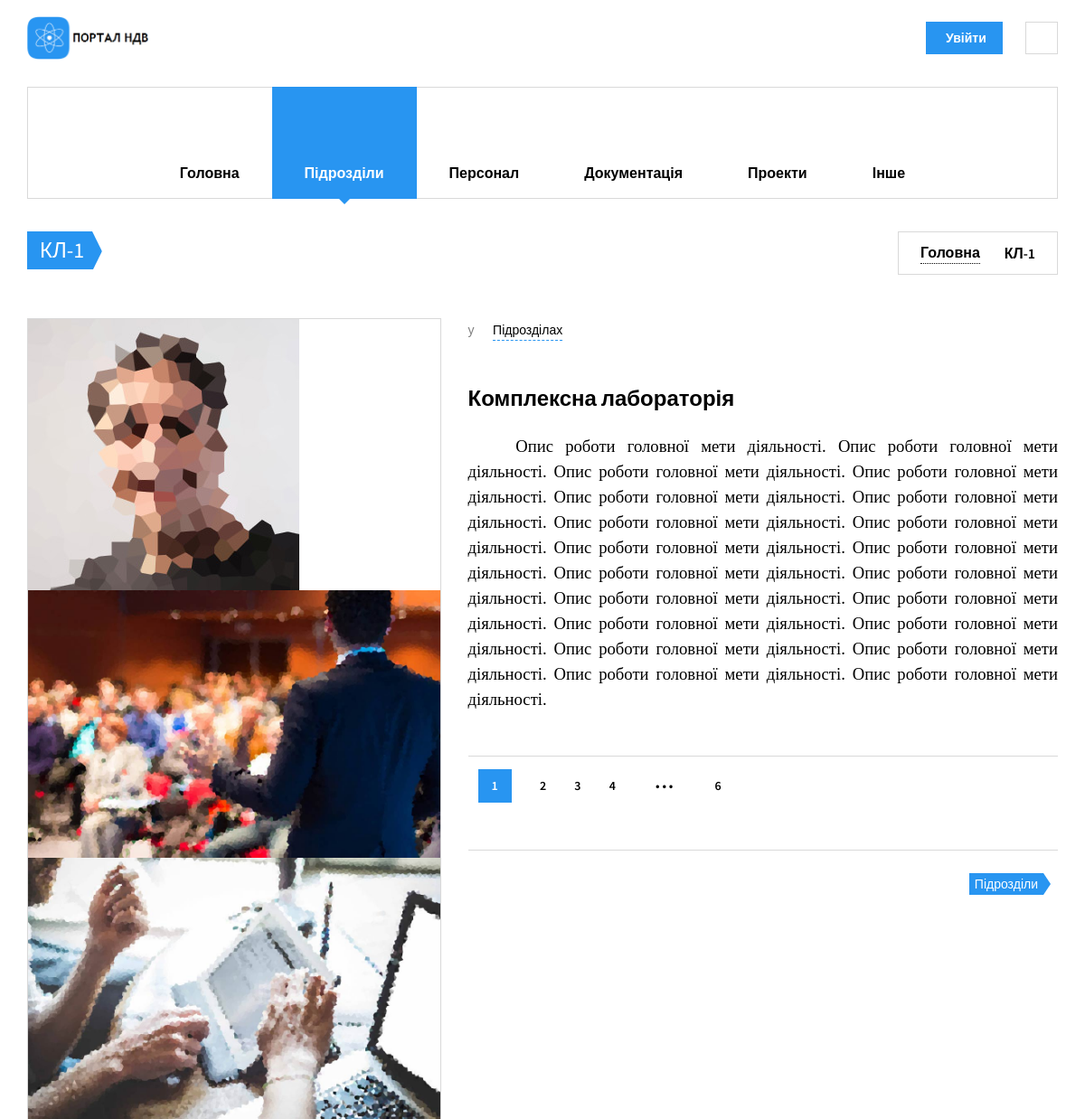
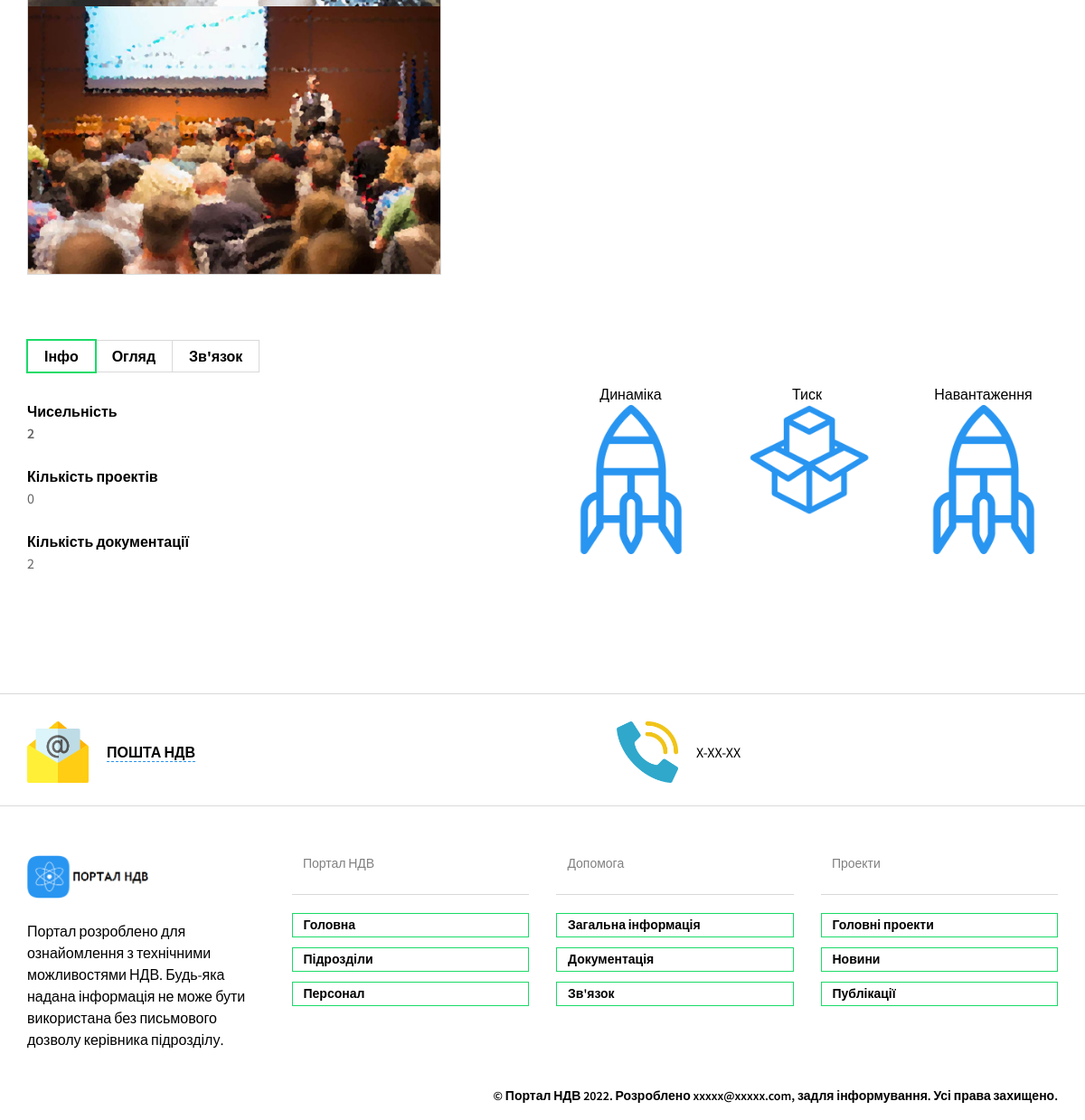
The page /divisions/division/kl-1/ on the database its author committed (2 pictures, top to bottom).
### divisions/models.py (models this page shows, shortened)
class Divisions(models.Model):
    name = models.CharField(max_length=200, help_text='не більше ніж 200 символів',
                            verbose_name='Назва підрозділу')
    abr = models.CharField(max_length=10, help_text='не більше ніж 10 символів',
                           verbose_name='Абрівіатура підрозділу')
    slug = models.SlugField(max_length=200, unique=True, verbose_name='URL', db_index=True)
    main_div = models.CharField(max_length=10, help_text='не більше ніж 10 символів',
                           verbose_name='Абрівіатура підрозділу', null=True)
    description = models.TextField(max_length=5000, help_text='Введіть короткий опис підрозділу',
                                   verbose_name='Опис підрозділу')
    locs = models.ManyToManyField(Location, verbose_name='Розміщення')
    coops = models.ManyToManyField(Cooperation, verbose_name='Підрозділи взаємодії')
    theses = models.ManyToManyField(Theses, verbose_name='Тези')
    pics = models.ManyToManyField('DivisionsPics', verbose_name='Картинка до підрозділу')
    """Шлях до фото підрозділу"""
    objects = models.Manager()
    __original_name = None
    class Meta:
        verbose_name = 'Підрозділи'
        verbose_name_plural = 'Підрозділи'
        ordering = ['name']

class DivisionsPics(models.Model):
    """Шлях до фото підрозділу"""
    def directory_path(instance, filename):
        return f'divs/{instance.div.slug}/photo/{filename}'
    pic = models.ImageField(upload_to=directory_path, verbose_name="Фото підрозділу", blank=True, null=True)
    objects = models.Manager()
    class Meta:
        verbose_name = 'Картинка до підрозділу'
        verbose_name_plural = 'Картинки до підрозділів'

### staff/models.py (models this page shows, shortened)
class Staff(models.Model):
    fio = models.CharField(max_length=100, help_text='не більше ніж 100 символів',
                           verbose_name='ПІБ')
    slug = models.SlugField(max_length=100, unique=True, verbose_name='URL', db_index=True)
    div = models.ForeignKey(Divisions, on_delete=models.SET_NULL, verbose_name='Підрозділ', null=True)
    tabel = models.CharField(max_length=5, help_text='не більше ніж 5 символів', verbose_name='Табельный номер',
                             unique=True)
    prof = models.CharField(max_length=100, help_text='не більше ніж 100 символів',
                            verbose_name='Посада')
    oklad = models.IntegerField(verbose_name='Оклад')
    birthday = models.DateField(verbose_name="Дата народження", blank=True)
    phone = models.CharField(max_length=18, help_text='формат +38(ХХХ)-ХХХ-ХХ-ХХ',
                             verbose_name='Номер телефону')
    adress = models.CharField(max_length=100, help_text='формат пр/вул/провулок ХХХХХ д.ХХ кв.ХХ',
                              verbose_name='Домашня адреса')
    photo = models.ImageField(upload_to="workers_foto/", verbose_name="Фото")
    objects = models.Manager()
    class Meta:
        verbose_name = 'Персонал'
        verbose_name_plural = 'Персонал'
        ordering = ['fio']

### nio_app/models.py (models this page shows, shortened)
class Theses(models.Model):
    name = models.CharField(max_length=100, help_text='не більше ніж 100 символів',
                            verbose_name='Теза')
    slug = models.SlugField(max_length=100, unique=True, verbose_name='URL', db_index=True)
    photo = models.ImageField(upload_to="theses/", verbose_name="Картинка")
    objects = models.Manager()
    class Meta:
        verbose_name = 'Теза'
        verbose_name_plural = 'Тези'

### divisions/views.py (the view)
# urls.py: path('division/<slug:slug>/', DivisionList.as_view(), name='division'),
class DivisionList(DetailView, MultipleObjectMixin, PortalMixin):
    model = Divisions
    template_name = 'divisions/division.html'
    paginate_by = 2
    def get_context_data(self, *, object_list=None, **kwargs):
        div = self.object
        object_list = div.description.split('\n')
        context = super().get_context_data(object_list=object_list, **kwargs)
        context['div'] = div
        staff = div.staff_set.only('photo', 'div_id', 'fio').filter(div_id=div.pk)
        try:
            context['boss'] = staff.get(prof__icontains='нач')
        except:
            pass
        context['num_staff'] = staff.count()
        docs = div.div.only('div_id').filter(div_id=div.pk)
        context['num_docs'] = docs.count()
        projects = div.projects_set.only('div_id').filter(div_id=div.pk)
        context['num_projects'] = projects.count()
        """використання PortalMixin"""
        mixin_context = self.get_user_context()
        return dict(list(context.items()) + list(mixin_context.items()))

### nio_app/utilits.py (called while the page is built)
    def docs_name(self):
        doc = (
            ("M", "Методики"), ("P", "Паспорти"), ("KE", "Керівництва з експлуатації"), ("TD", "Техничні довідки"),
            ("ZT", "Технічні звіти"), ("TI", "Технологічні інструкції"), ("I", "Інше"))
        docs_type = Documents.objects.values('type').annotate(Count('type'))
        dt = []
        for i in doc:
            for t in docs_type:
                if t['type'] in i:
                    add = [i[0], i[1], t['type__count']]
                    dt.append(add)
                else:
                    continue
        return dt

    def get_user_context(self, **kwargs):
        context = kwargs
        context['divisions'] = self.divisions
        context['dt'] = self.docs_name()
        context['projects'] = Projects.objects.only('name')
        context['page'] = ''
        return context

### divisions/templates/divisions/division.html (shortened to what this page needs)
{% extends 'nio_app/base_portal.html' %}
{% load static %}
{% block main %}
<li class="menu-item-has-children">
  {% endblock main %}
  {% block divs %}
<li class="menu-item-has-children current-menu-item ">
  {% endblock divs %}
  {% block staff %}
<li class="menu-item-has-children">
  {% endblock staff %}
  {% block docs %}
<li class="menu-item-has-children">
  {% endblock docs %}
  {% block projects %}
<li class="menu-item-has-children">
  {% endblock projects %}
  {% block other %}
<li class="menu-item-has-children">
  {% endblock other %}
{% block content %}
    <section class="page-title">
      <div class="container">
        <div class="inner">
          <div class="column">
            <div class="title">
              <a href="{% url 'divisions:division' div.slug %}"><h1>{{ div.abr }}</h1></a>
            </div>
          </div>
          <div class="column">
            <div class="breadcrumbs">
              <a href="{% url 'nio_app:index_portal' %}">Головна</a>
              <span class="delimiter"><i class="icon-arrow-right"></i></span>
              <span>{{ div.abr }}</span>
            </div>
          </div>
        </div>
      </div>
    </section>
    <section class="shop-single container">
      <div class="row">
        <div class="col-lg-5 col-md-6 space-bottom-2x">
          <div class="image-carousel">
            <div class="inner">
              {% if boss %}
              <img src="{{ boss.photo.url }}" alt="Image">
              {% endif %}
              {% for pic in div.pics.all %}
              {% if pic %}
              <img src="{{pic.pic.url}}" alt="Image" style="width: 100%; height: 50%; object-fit: cover;">
              {% endif %}
              {% endfor %}
            </div>
          </div>
        </div>
        <div class="col-lg-7 col-md-6 space-bottom-2x">
          <div class="shop-meta space-bottom-2x">
            <span>у</span>
            <span>
              <i class="icon-ribbon hidden-md"></i>
              <a href="{% url 'nio_app:index_portal' %}#divs">Підрозділах</a>
            </span>
          </div>
          <h2 class="shop-title"><a href="#">{{div.name}}</a></h2>
          {% for text in object_list %}
          <p class="text-gray">{{text|safe}}</p>
          {% endfor %}
        {% include 'nio_app/include/pagination.html' %}
          <div class="post-tools space-top">
            <div class="column">
              <div class="tags-links">
                <a href="{% url 'nio_app:index_portal' %}#divs">Підрозділи</a>
              </div>
            </div>
          </div>
        </div>
      </div>
      <div class="row padding-top">
        <div class="col-sm-6 space-bottom">
          <ul class="nav-tabs" role="tablist">
            <li class="active"><a href="#tab1" role="tab" data-toggle="tab">Інфо</a></li>
            <li><a href="#tab2" role="tab" data-toggle="tab">Огляд</a></li>
            <li><a href="#tab3" role="tab" data-toggle="tab">Зв'язок</a></li>
          </ul>
          <div class="tab-content">
            <div role="tabpanel" class="tab-pane transition fade in active" id="tab1">
              <span class="text-bold">Чисельність</span>
              <a href="{% url 'staff:staff' %}filter/?divs={{div.pk}}&sort=fio">
                <p class="text-gray">{{ num_staff }}</p></a>
              <span class="text-bold">Кількість проектів</span>
              <p class="text-gray">{{ num_projects }}</p>
              <span class="text-bold">Кількість документації</span>
              <p class="text-gray">{{ num_docs }}</p>
            </div>
          </div>
        </div>
        <div class="col-sm-6 padding-top-2x">
          <div class="row text-center">
            {% for t in div.theses.all %}
            <div class="col-sm-4 col-xs-6 padding-bottom">
              <p class="space-bottom-none">{{ t.name }}</p>
              <img src="{{ t.photo.url }}" class="block-center" alt="Feature">
            </div>
            {% endfor %}
          </div>
        </div>
      </div>
    </section>
{% endblock content %}

### rows shown on the page
Divisions: abr "КЛ-1", name "Комплексна лабораторія"
Staff: photo (picture)
DivisionsPics: pic (picture)
DivisionsPics: pic (picture)
DivisionsPics: pic (picture)
Theses: name "Динаміка", photo (picture)
Theses: name "Тиск", photo (picture)
Theses: name "Навантаження", photo (picture)

### other values the page prints
{{ i }} "1"
{{ i }} "2" "3" "4"
{{ page_obj.paginator.num_pages }} "6"
{{ num_staff }} "2"
{{ num_projects }} "0"
{{ num_docs }} "2"
